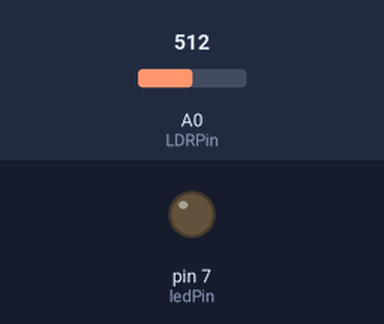
The sketch below on a simulated Arduino Uno, built with avr-gcc and run on an emulated ATmega328P. Parts: output pins drawn as LEDs (lit = HIGH). Inputs (shaded band) come from the test bench; at power-on: A0 (LDRPin) = 512.

Above: at 1.2 s.
1.3 s: A0 (LDRPin) set to 589
2.8 s: A0 (LDRPin) set to 609
At 4.1 s:
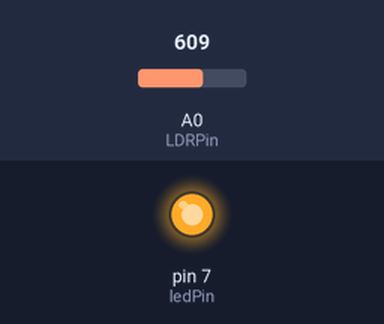
4.4 s: A0 (LDRPin) set to 590
At 5.5 s:
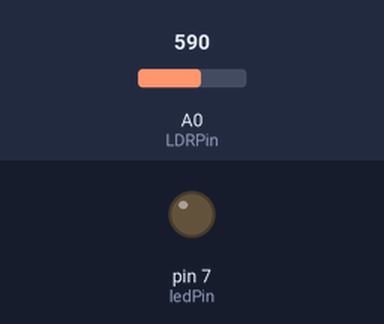
6.0 s: A0 (LDRPin) set to 610
At 6.7 s:
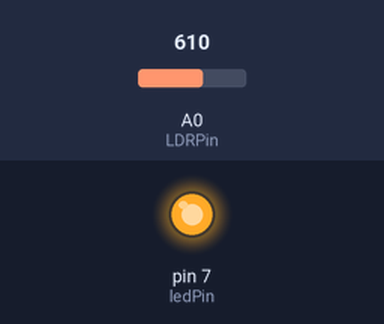
Timing chart, 0 to 8.6 s (numbered marks = the images above; inputs shaded):
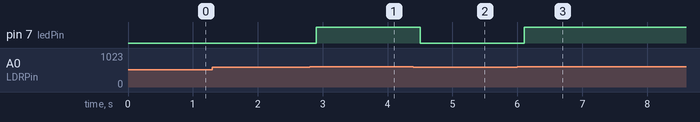

Measured:
- the behaviour switches between 599 and 600 on A0 (LDRPin) (found by bisection; images 0 and 1)
- after the input at 1.3 s, every drawn part: stays the same
- after the input at 2.8 s, pin 7 (ledPin): LOW → HIGH after 0.10 s
- after the input at 4.4 s, pin 7 (ledPin): HIGH → LOW after 0.11 s
- after the input at 6.0 s, pin 7 (ledPin): LOW → HIGH after 0.11 s

The sketch:

ldrsensoru.ino
```cpp
int ledPin = 7;
int LDRPin = A0;

void setup() {
  pinMode (ledPin, OUTPUT);

}

void loop() {
  int isikdegeri = analogRead(LDRPin);

  delay(100);

  if (isikdegeri < 600)
  digitalWrite(7, LOW);
  else
  digitalWrite(7, HIGH);

}
```
